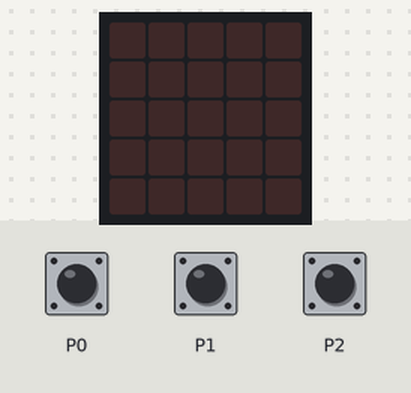
Recording of a program running on a simulated BBC micro:bit (MakeCode). Shown: the board's 5×5 LED display. Inputs (shaded band) come from the test bench. A reset restarts the program.

Above: at 1.2 s.
1.3 s: touch pin P1 pressed for 0.15 s
At 2.5 s:
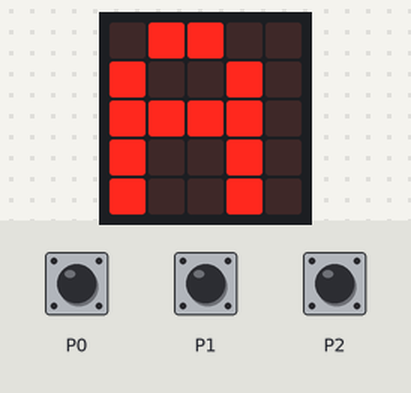
2.9 s: touch pin P0 pressed for 0.15 s
At 3.4 s:
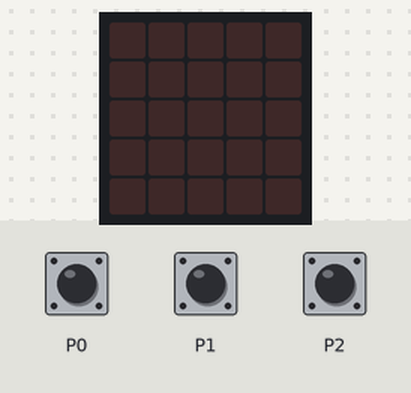
4.5 s: touch pin P2 pressed for 0.15 s
At 5.1 s:
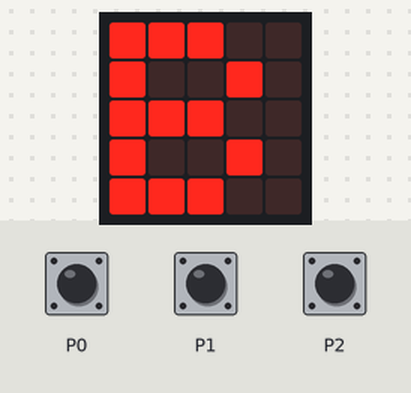
Timing chart, 0 to 7.5 s (numbered marks = the images above; inputs shaded):
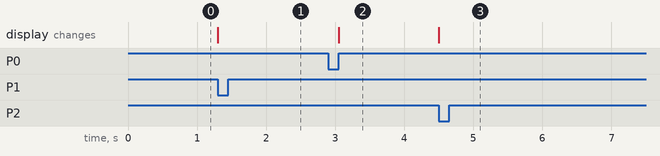

Measured:
- after the input at 1.3 s, the display: changes at once (image 1)
- after the input at 2.9 s, the display: changes after 0.15 s (image 2)
- after the input at 4.5 s, the display: changes at once (image 3)

The program:

main.ts
```typescript
input.onPinPressed(TouchPin.P0, function () {
    control.reset()
})
let NAOestapressionadoObotão = true
basic.forever(function () {
    while (NAOestapressionadoObotão) {
        if (input.pinIsPressed(TouchPin.P1)) {
            basic.showString("A")
            basic.pause(100)
            NAOestapressionadoObotão = false
        } else if (input.pinIsPressed(TouchPin.P2)) {
            basic.showString("B")
            basic.pause(100)
            NAOestapressionadoObotão = false
        }
    }
})
```

test.ts
```typescript
// testes vão aqui; isto não será compilado quando este pacote for usado como uma extensão.
```
